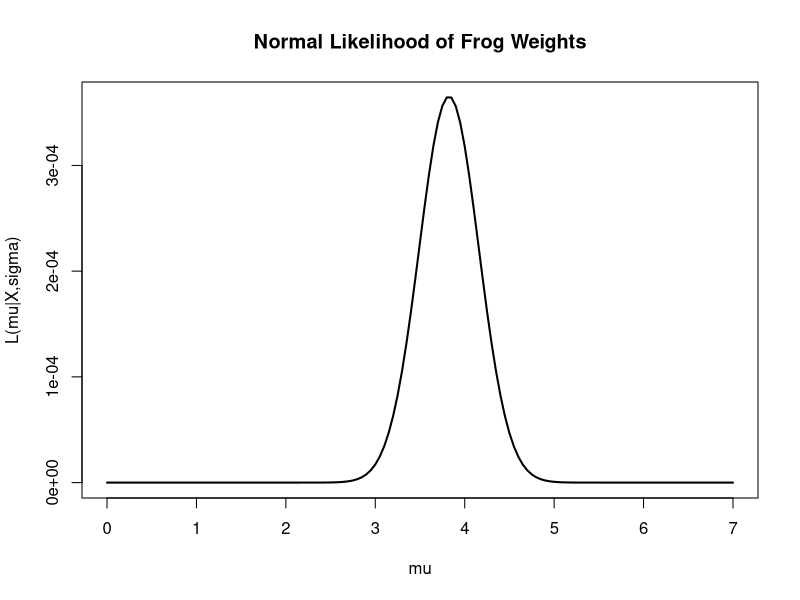
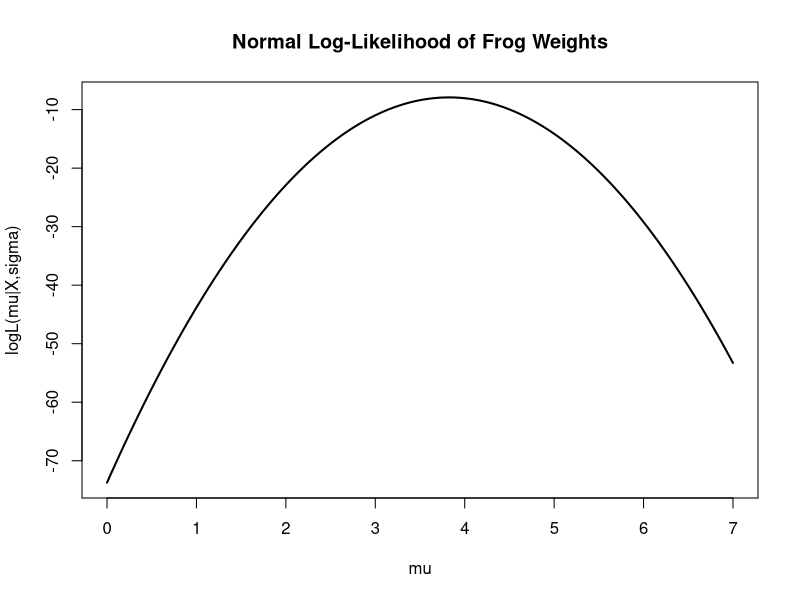
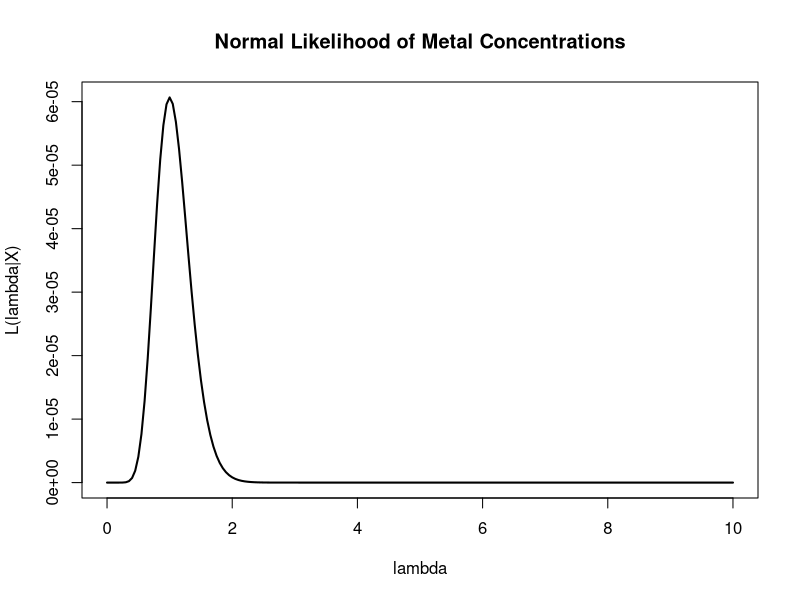
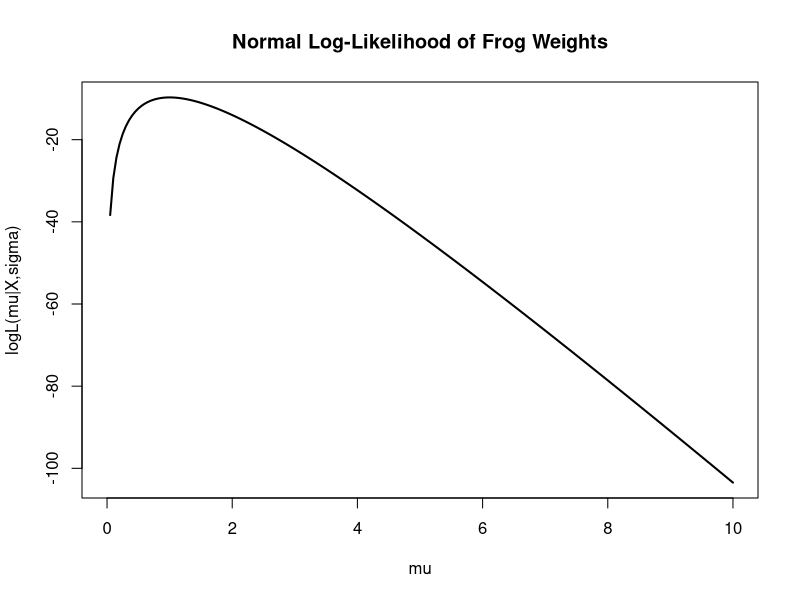
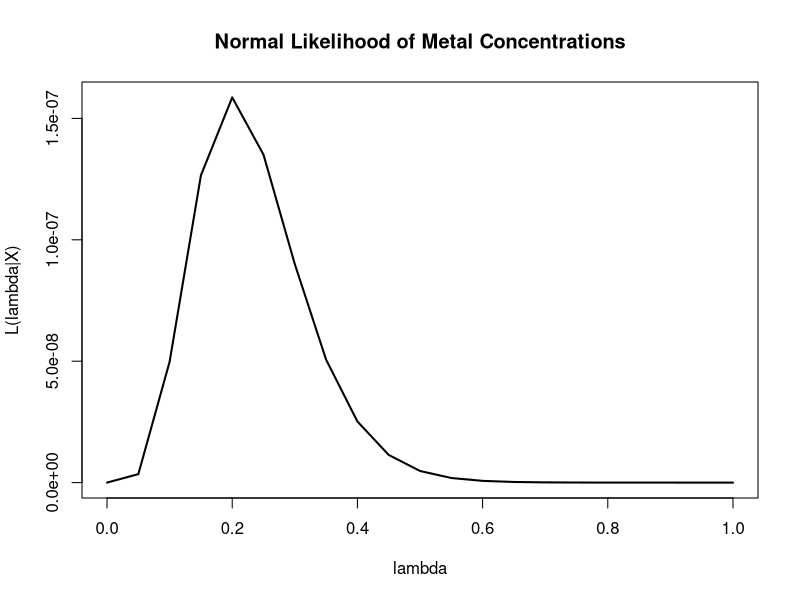
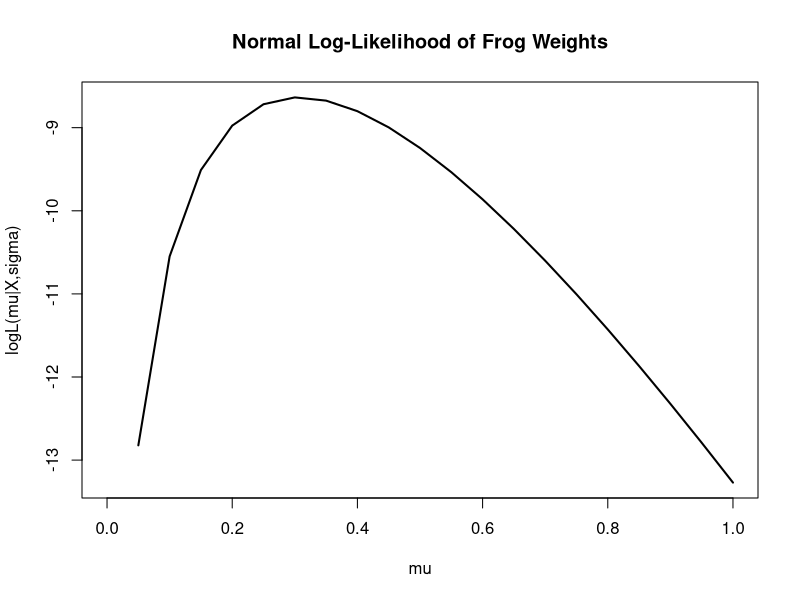

These charts were generated, in order, by the following R code:
## ---- chunk 1
knitr::opts_chunk$set(
  echo = TRUE,
  comment = NULL,
  fig.width = 5,
  fig.height = 4,
  set.seed(3202)
)

## ---- chunk 2
L_Normal <- function(data, mu) {
  n <- length(data)
  L <- sqrt(2 * pi * 1 ^ 2) ^ (-n / 2) * exp(-.5 * sum((data - mu) ^ 2))
  return(L)
}
## ---- chunk 3
frogs <- c(4.57, 4.73, 2.24, 4.16, 4.53, 3.79, 2.48, 4.74, 3.18)
(xbar <- mean(frogs))
## ---- chunk 4
mu_domain <- seq(from = 0, to = 7, by = .05)
Likelihood_values = sapply(mu_domain, L_Normal, data = frogs)
plot(
  mu_domain,
  Likelihood_values,
  xlab = "mu",
  ylab = "L(mu|X,sigma)",
  main = "Normal Likelihood of Frog Weights",
  type = "l",
  lwd = 2
)
## ---- chunk 5
mu_hat = mu_domain[which.max(sapply(mu_domain, L_Normal, data = frogs))]
print(mu_hat)

Normal_MLE <- function(mu) {
  sapply(mu, L_Normal, data = frogs)
}
optimize(f = Normal_MLE,
         interval = c(0, 7),
         maximum = TRUE)
## ---- chunk 6
logL_Normal <- function(data, mu) {
  Log_L = log(L_Normal(data, mu))
  return(Log_L)
}

Log_Likelihood_values = sapply(mu_domain, logL_Normal, data = frogs)

plot(
  mu_domain,
  Log_Likelihood_values,
  xlab = "mu",
  ylab = "logL(mu|X,sigma)",
  main = "Normal Log-Likelihood of Frog Weights",
  type = "l",
  lwd = 2
)
## ---- chunk 7
logNormal_MLE <- function(mu) {
  sapply(mu, logL_Normal, data = frogs)
}
optimize(f = Normal_MLE,
         interval = c(0, 7),
         maximum = TRUE)
## ---- chunk 8
L_Exponential <- function(data, lambda) {
  n <- length(data)
  L <- (lambda^n)*(exp(-lambda*n))*(exp(sum(data)))
  return(L)
}
## ---- chunk 9
metal <- c(0.51, 0.02, 0.15, 0.46, 0.11, 0.04, 0.39,0.52, 0.2, 0.17, 0.01, 0.02, 0.32, 1.37)
(xbar <- mean(metal))
## ---- chunk 10
lambda_domain <- seq(from = 0, to = 10, by = .05)
Likelihood_values = sapply(lambda_domain, L_Exponential, data = metal)
plot(
  lambda_domain,
  Likelihood_values,
  xlab = "lambda",
  ylab = "L(lambda|X)",
  main = "Normal Likelihood of Metal Concentrations",
  type = "l",
  lwd = 2
)
## ---- chunk 11
Normal_MLE <- function(lambda) {
  sapply(lambda, L_Exponential, data = metal)
}
optimize(f = Normal_MLE,
         interval = c(0, 10),
         maximum = TRUE)
## ---- chunk 12
logL_Exponential <- function(data, lambda) {
  Log_L = log(L_Exponential(data, lambda))
  return(Log_L)
}

Log_Likelihood_values = sapply(lambda_domain, logL_Exponential, data = metal)

plot(
  lambda_domain,
  Log_Likelihood_values,
  xlab = "mu",
  ylab = "logL(mu|X,sigma)",
  main = "Normal Log-Likelihood of Frog Weights",
  type = "l",
  lwd = 2
)
## ---- chunk 13
height <- c("Safe", "Safe", "Safe", "Safe", "Safe", "Safe", "Safe", "Safe", "Safe", "Flood", "Safe", "Safe", "Safe", "Flood", "Safe", "Safe", "Flood", "Flood", "Safe", "Safe", "Flood", "Safe", "Safe", "Safe", "Safe", "Safe", "Safe", "Safe", "Flood", "Safe")
height_numeric <- ifelse(height == "Safe", 0, 1)

L_Poisson <- function(data, lambda) {
  n <- length(data)
  L <- ((lambda^sum(data))*(exp(-lambda*n)))/(prod(factorial(data)))
  return(L)
}

lambda_domain <- seq(from = 0, to = 1, by = .05)
Likelihood_values = sapply(lambda_domain, L_Poisson, data = height_numeric)
plot(
  lambda_domain,
  Likelihood_values,
  xlab = "lambda",
  ylab = "L(lambda|X)",
  main = "Normal Likelihood of Metal Concentrations",
  type = "l",
  lwd = 2
)

Normal_MLE <- function(lambda) {
  sapply(lambda, L_Poisson, data = height_numeric)
}
optimize(f = Normal_MLE,
         interval = c(0, 1),
         maximum = TRUE)

logL_Poisson <- function(data, lambda) {
  Log_L = log(L_Poisson(data, lambda))
  return(Log_L)
}

Log_Likelihood_values = sapply(lambda_domain, logL_Poisson, data = metal)

plot(
  lambda_domain,
  Log_Likelihood_values,
  xlab = "mu",
  ylab = "logL(mu|X,sigma)",
  main = "Normal Log-Likelihood of Frog Weights",
  type = "l",
  lwd = 2
)
